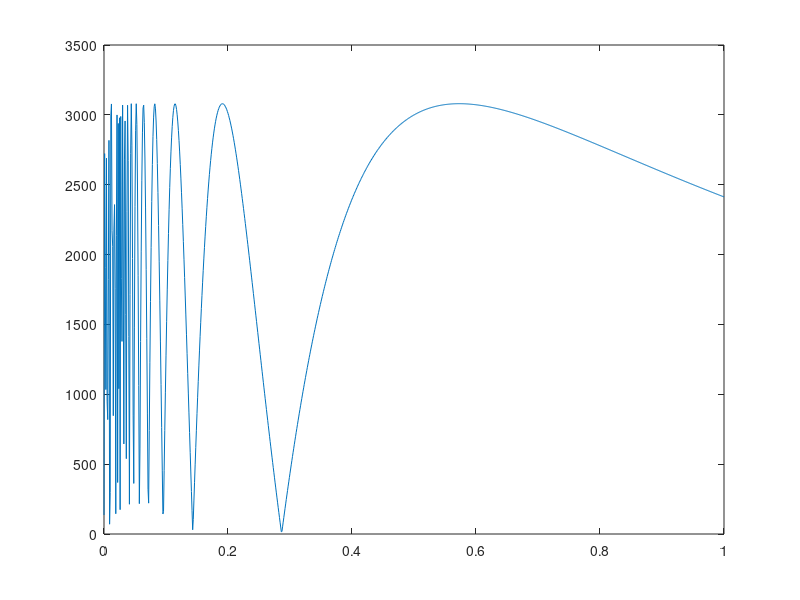

Write the MATLAB code that produced this figure.
density = 1; %kg/m^3
c = 1540;
U = 1; %m/s
w = 0;

wavelength = 2.5*10^-6;
k = 1/wavelength;
a = 3*10^-3;
r = [0:.001:1];
for t = 1:1000
pressure{t} = density*c*U*exp(1i*w*t)*(exp(-1i*k*r)-exp(-1i*k*sqrt(r.^2+a^2)));
end

figure()
plot(r,abs(pressure{1,1}))
saveas(gcf,'C:\Users\jtole\Box\BADER\BADER Students\2021\Toledo-Urena\Git_Test\test_site\jtoledo255.github.io\manuscript_images_test\pressure.png')